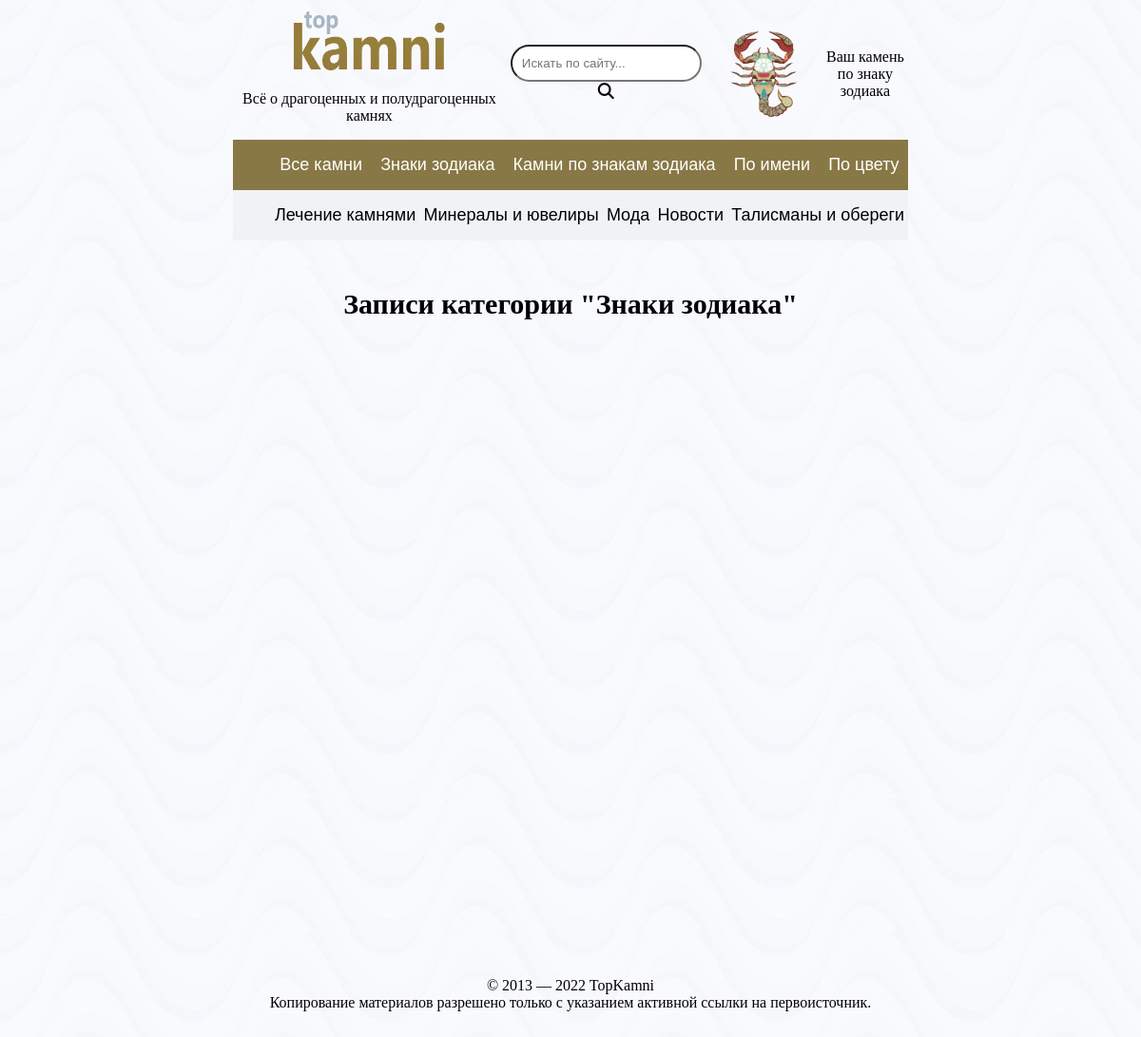
Screenshot of /category/znaki-zodiaka with the database file from the repository.
### main/models.py (models this page shows)
class Category(models.Model):
    title = models.CharField(verbose_name='Название', max_length=255)
    slug = models.SlugField(verbose_name='Url', max_length=255, unique=True)
    is_show_in_main_navigation = models.BooleanField(verbose_name='В основной навигации', default=False)
    is_show_in_social_links = models.BooleanField(verbose_name='В доп. навигации', default=False)
    def __str__(self) -> str:
        return self.title
    def get_absolute_url(self):
        return reverse('category-detail', kwargs={'slug': self.slug})
    class Meta:
        verbose_name = 'Категория(ю)'
        verbose_name_plural = 'Категории'
        ordering = ['title']

### main/views.py (the view)
# urls.py: path('category/<str:slug>', NewsFromCategory.as_view(), name='category-detail'),
class NewsFromCategory(ListView):
    model = Post
    template_name = 'main/posts_from_category.html'
    context_object_name = 'posts'
    paginate_by = 5
    def get_context_data(self, *, object_list=None, **kwargs):
        context = super().get_context_data(**kwargs)
        slug = self.kwargs['slug']
        name_of_category = Category.objects.get(slug=slug)
        context['title'] = f'Записи категории "{name_of_category}"'
        updated_posts = []
        for post in context['posts']:
            post.content = post.content.replace('<h2>','<h4>').replace('</h2>','</h4>')
            updated_posts.append(post)
        context['posts'] = updated_posts
        return context

### main/templatetags/main_tags.py (called while the page is built)
@register.inclusion_tag('main/nav.html')
def show_categories():
    main_navigation = Category.objects.filter(is_show_in_main_navigation=True)
    social_links = Category.objects.filter(is_show_in_social_links=True)
    context = {
        'main_navigation': main_navigation,
        'social_links': social_links,
    }
    return context

### main/templates/main/posts_from_category.html
{% extends 'main/index.html' %}
{% block content %}
<h1>{{ title }}</h1>
{% endblock %}

### main/templates/main/nav.html
{% load static %}
<nav>
    <div class="main-navigation">
        <ul>
            {% for category in main_navigation %}
                <li><a href="{{ category.get_absolute_url }}">{{ category.title }}</a></li>
            {% endfor %}
        </ul>
    </div>
    <div class="social-links">
        <ul>
            {% for category in social_links %}
                <li><a href="{{ category.get_absolute_url }}">{{ category.title }}</a></li>
            {% endfor %}
        </ul>
    </div>
</nav>

### mysite/static/css/style.css (style rules this page uses)
body { background: url(bg.png); }
h1 { font-size: 30px; text-align: center; margin-top: 50px; }
nav { display: flex; flex-direction: column; width: 60%; justify-content: center; text-align: center; margin: 0px 20%; min-width: 700px; font-family: Helvetica, "Trebuchet MS", Verdana, sans-serif; }
nav a { text-decoration: none; font-size: 18px; }
nav .main-navigation { background-color: #887845; -ms-user-select: none; -moz-user-select: none; -webkit-user-select: none; user-select: none; }
nav .main-navigation a { color: white; }
nav .social-links { background-color: #f0f3f6; -ms-user-select: none; -moz-user-select: none; -webkit-user-select: none; user-select: none; }
nav .social-links a { color: black; }
nav ul { display: flex; flex-direction: row; justify-content: space-around; }
nav ul li { display: block; }

### rows the page displays
Category: title "Все камни"
Category: title "Знаки зодиака"
Category: title "Камни по знакам зодиака"
Category: title "По имени"
Category: title "По цвету"
Category: title "Лечение камнями"
Category: title "Минералы и ювелиры"
Category: title "Мода"
Category: title "Новости"
Category: title "Талисманы и обереги"

### other values shown
{{ title }} "Записи категории \"Знаки зодиака\""
